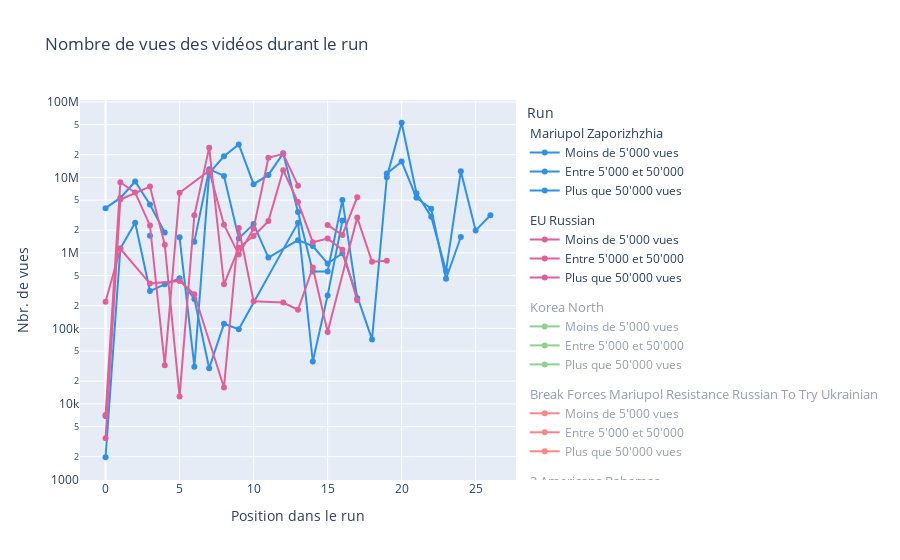

Notebook code for this chart:
### Markdown cell above
### Nombre de vues durant le run

### Code cell
fig = go.Figure()
i = 0

color_map = {id: i for i, id in enumerate(df_out['theme_id'].unique())}
for name, group in df_out.groupby('walk'):
    # select only the data for the current runs
    runs_of_interest = df_out[df_out['theme_id'] == group['theme_id'].values[0]].sort_values("walk")

    # Get mappins for walk_id to its view category
    walk_id = runs_of_interest[runs_of_interest['video_id_in_run']==0].sort_values("nb_views",ascending=True).walk.reset_index(drop=True)
    names = {walk_id[0]:"Moins de 5'000 vues", walk_id[1]:"Entre 5'000 et 50'000", walk_id[2]:"Plus que 50'000 vues"}

    customdata = []
    group.apply(lambda row: customdata.append([row['nb_views'], row['theme'], row['walk']]), axis=1)
    fig.add_trace(go.Scatter(
        x=group['video_id_in_run'],
        y=group['nb_views'],
        mode='lines+markers',
        marker={'color': px.colors.qualitative.Dark24[color_map[group['theme_id'].values[0]]]},
        customdata=customdata,
        hovertemplate='Nbr. de vues: %{customdata[0]:d}<br>Thème: %{customdata[1]}<br>Run: %{customdata[2]}',
        visible='legendonly' if i >= 6 else None,
        name=names[group['walk'].values[0]],
        legendgroup=group['theme_id'].values[0],
        legendgrouptitle=dict(text=group['theme'].values[0])
    ))
    i += 1

fig.update_yaxes(type='log')
fig.update_layout(
    legend_title='Run',
    title='Nombre de vues des vidéos durant le run',
    xaxis_title='Position dans le run',
    yaxis_title='Nbr. de vues'
)
fig.write_html('plots/p5_nb_views.html')
fig.show()
